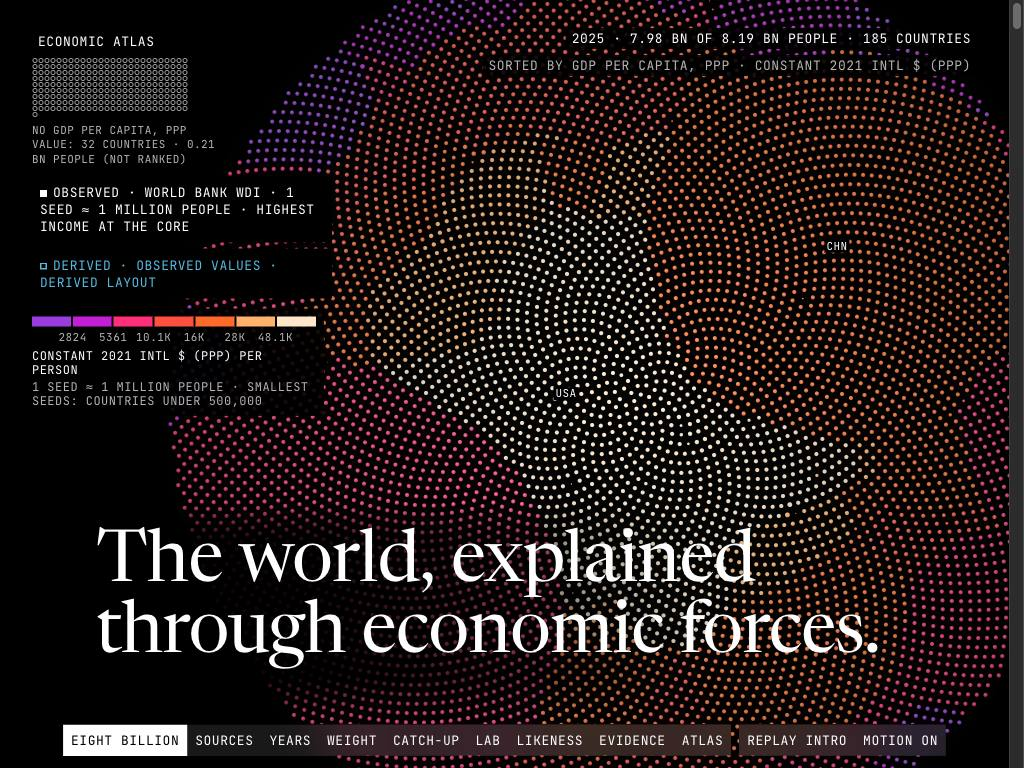
#> input picture artifacts/evidence/fix-a/screenshots/1024x768/00-s00-end.jpg, 1024 x 768 px, found by its file name
$ python pairs.py
#> lines starting #> are read from the running program, lines starting #| are printed output that depends on the picture
"""P05-FIXA-001: before/after pairs for every frame QA_REPORT.md cites. Before = artifacts/evidence/qa/screenshots,
after = artifacts/evidence/fix-a/screenshots (same harness step names). Output: fix-a/before-after/<defect>__<vp>__<step>.jpg
Usage: python3 pairs.py (from anywhere)"""
import os
from PIL import Image, ImageDraw

HERE = os.path.dirname(os.path.abspath(__file__))
QA = os.path.join(HERE, "..", "qa", "screenshots")
FX = os.path.join(HERE, "screenshots")
OUT = os.path.join(HERE, "before-after")
CITED = [
    ("D-001", "1440x900-reduced", "00-s00-end"), ("D-001", "390x844-reduced", "00-s00-end"),
    ("D-002", "1440x900", "s05-06-basis-t120"), ("D-002", "390x844", "s05-06-basis-t120"),
    ("D-003", "1440x900", "s02-01-card2"), ("D-003", "1440x900", "s02-03-card4"),
    ("D-005", "390x844-reduced", "s04-04-w1990"),
    ("D-006", "390x844", "s05-10-sheet-closed"),
    ("D-007", "390x844", "00-s00-end"), ("D-007", "390x844", "s03a-03-follow-nga"),
    ("D-008", "390x844", "atlas-00-default"), ("D-008", "390x844", "atlas-04-reflow-settled"),
    ("D-009", "1440x900", "atlas-04-reflow-settled"),
    ("D-010", "1440x900", "s07-00-ex1"), ("D-010", "390x844", "s07-00-ex1"),
    ("D-011", "1440x900", "00-s00-end"),
    ("D-013", "390x844", "s07-03-ex7"),
    ("D-014", "1440x900", "s04-02-flight-mid"),
    ("D-016", "1440x900", "s07-03-ex7"),
    ("D-017", "1440x900", "s05-04-live"),
    ("D-019", "390x844", "s06-00-kmeans"),
]
os.makedirs(OUT, exist_ok=True)
missing = []
for d, vp, step in CITED:
    a, b = os.path.join(QA, vp, step + ".jpg"), os.path.join(FX, vp, step + ".jpg")
    if not (os.path.exists(a) and os.path.exists(b)):
        missing.append(f"{d} {vp} {step} before={os.path.exists(a)} after={os.path.exists(b)}")
        continue
    A, B = Image.open(a).convert("RGB"), Image.open(b).convert("RGB")
#> A is the input picture: PIL image 1024x768 RGB; mean R, G, B 36.4, 27, 27
    s = 700 / max(A.height, B.height)
#> s = 0.911
    A = A.resize((int(A.width * s), int(A.height * s))); B = B.resize((int(B.width * s), int(B.height * s)))
#> after `A = A.resize((int(A.width * s), int(A.height * s)))`:
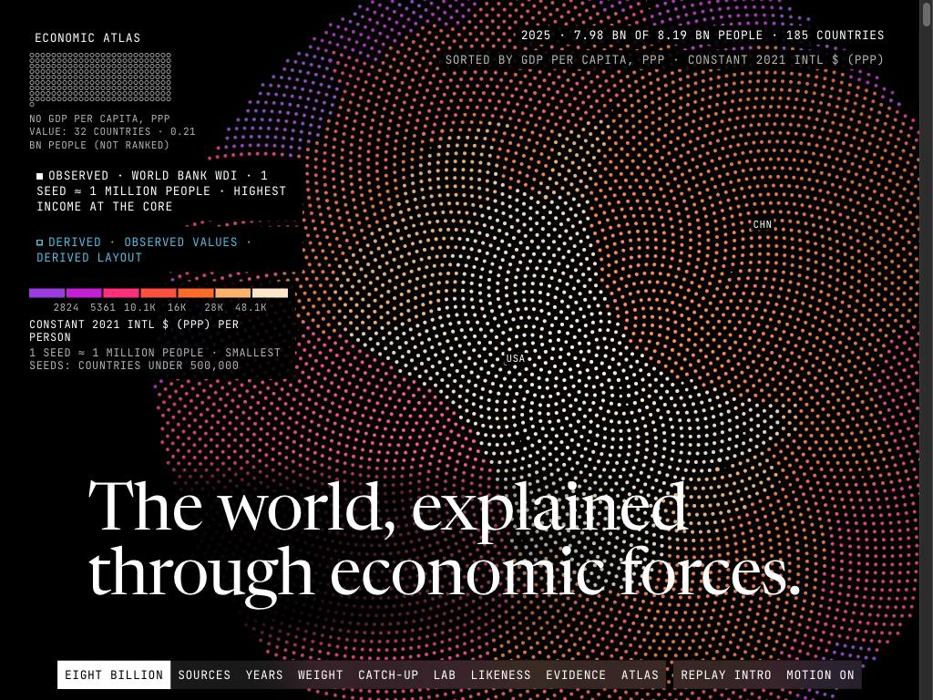
#> A: PIL image 933x700 RGB; mean R, G, B 36.5, 27.2, 27.2
    im = Image.new("RGB", (A.width + B.width + 30, max(A.height, B.height) + 30), "#222")
#> im: PIL image 1896x730 RGB; every value is 34
    im.paste(A, (0, 30)); im.paste(B, (A.width + 30, 30))
#> after `im.paste(A, (0, 30))`:
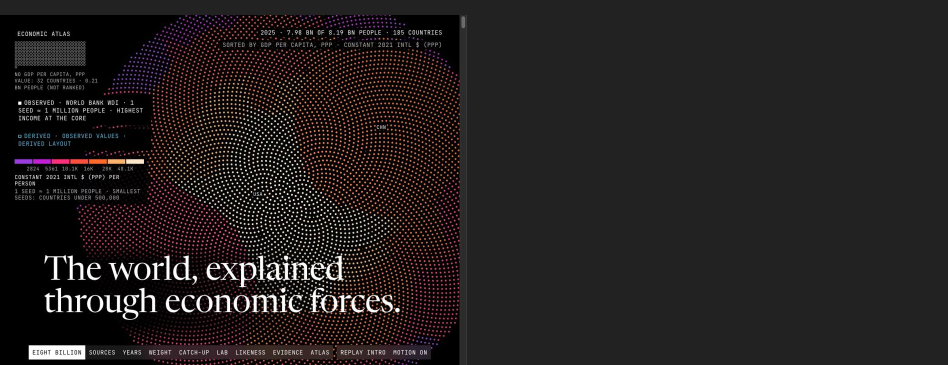
#> im: PIL image 1896x730 RGB (shown at 1/2 size); mean R, G, B 35.2, 30.8, 30.8
#> after `im.paste(B, (A.width + 30, 30))`:
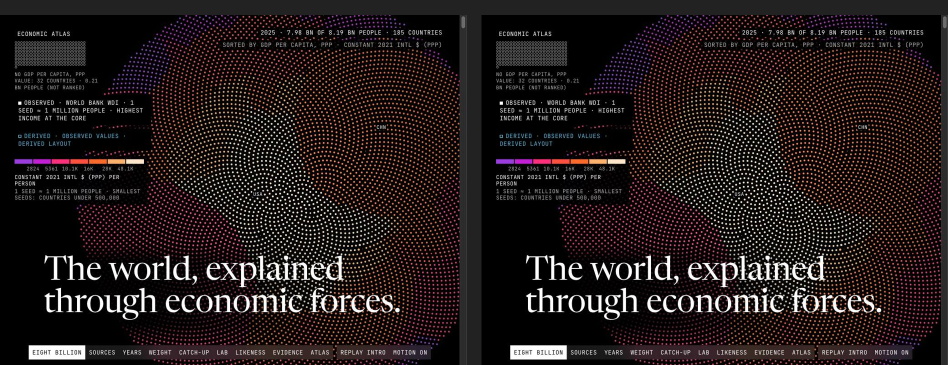
#> im: PIL image 1896x730 RGB (shown at 1/2 size); mean R, G, B 36.4, 27.6, 27.6
    g = ImageDraw.Draw(im)
    g.text((6, 8), f"{d} BEFORE (qa) {vp} {step}", fill="#fff"); g.text((A.width + 36, 8), "AFTER (fix-a)", fill="#fff")
    im.save(os.path.join(OUT, f"{d}__{vp}__{step}.jpg"), quality=72)
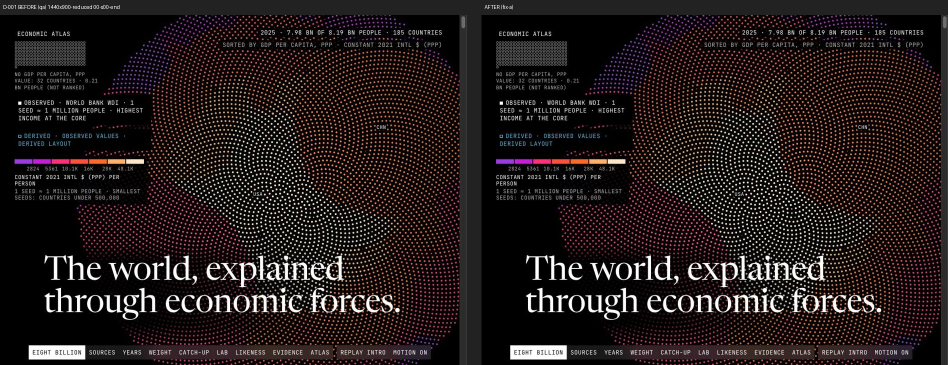
#> saved as D-001__1440x900-reduced__00-s00-end.jpg: PIL image 1896x730 RGB (shown at 1/2 size); mean R, G, B 36.5, 27.7, 27.7
print("missing:", *missing, sep="\n  ") if missing else print("all pairs written")
